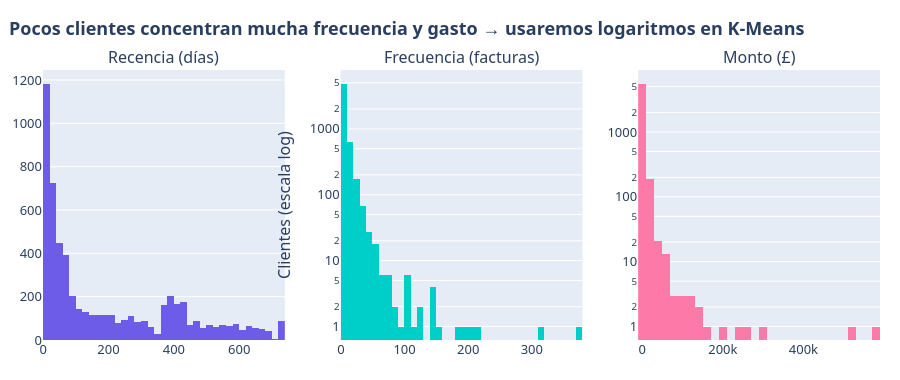

Notebook code for this chart:
### Code cell
# Distribución de R, F y M: muy sesgadas a la derecha
fig = make_subplots(rows=1, cols=3, subplot_titles=("Recencia (días)", "Frecuencia (facturas)", "Monto (£)"))
for i, col in enumerate(["Recency", "Frequency", "Monetary"], start=1):
    fig.add_trace(go.Histogram(x=rfm[col], nbinsx=50, marker_color=PALETA[i - 1], showlegend=False), row=1, col=i)
fig.update_yaxes(type="log", title_text="Clientes (escala log)", row=1, col=2)
fig.update_yaxes(type="log", row=1, col=3)
estilo(fig, "Pocos clientes concentran mucha frecuencia y gasto → usaremos logaritmos en K-Means", 380).show()

### Figure 1 — Plotly figure (JSON) as saved in the notebook; plotly's stock layout.template omitted (floating-point values rounded to 4 significant figures; data arrays with more than 128 entries replaced by an {"elided": "..."} marker saying what was removed)
{"data": [{"marker": {"color": "#6C5CE7"}, "nbinsx": 50, "showlegend": false, "type": "histogram", "x": {"elided": "5833 int values"}, "xaxis": "x", "yaxis": "y"}, {"marker": {"color": "#00CEC9"}, "nbinsx": 50, "showlegend": false, "type": "histogram", "x": {"elided": "5833 int values"}, "xaxis": "x2", "yaxis": "y2"}, {"marker": {"color": "#FD79A8"}, "nbinsx": 50, "showlegend": false, "type": "histogram", "x": {"elided": "5833 float values"}, "xaxis": "x3", "yaxis": "y3"}], "layout": {"annotations": [{"font": {"size": 16}, "showarrow": false, "text": "Recencia (días)", "x": 0.1444, "xanchor": "center", "xref": "paper", "y": 1.0, "yanchor": "bottom", "yref": "paper"}, {"font": {"size": 16}, "showarrow": false, "text": "Frecuencia (facturas)", "x": 0.5, "xanchor": "center", "xref": "paper", "y": 1.0, "yanchor": "bottom", "yref": "paper"}, {"font": {"size": 16}, "showarrow": false, "text": "Monto (£)", "x": 0.8556, "xanchor": "center", "xref": "paper", "y": 1.0, "yanchor": "bottom", "yref": "paper"}], "font": {"family": "Segoe UI, Arial", "size": 13}, "height": 380, "legend": {"title": {"text": ""}}, "margin": {"b": 40, "l": 40, "r": 20, "t": 70}, "title": {"text": "<b>Pocos clientes concentran mucha frecuencia y gasto → usaremos logaritmos en K-Means</b>", "x": 0.01}, "xaxis": {"anchor": "y", "domain": [0.0, 0.2889]}, "xaxis2": {"anchor": "y2", "domain": [0.3556, 0.6444]}, "xaxis3": {"anchor": "y3", "domain": [0.7111, 1.0]}, "yaxis": {"anchor": "x", "domain": [0.0, 1.0]}, "yaxis2": {"anchor": "x2", "domain": [0.0, 1.0], "title": {"text": "Clientes (escala log)"}, "type": "log"}, "yaxis3": {"anchor": "x3", "domain": [0.0, 1.0], "type": "log"}}}
